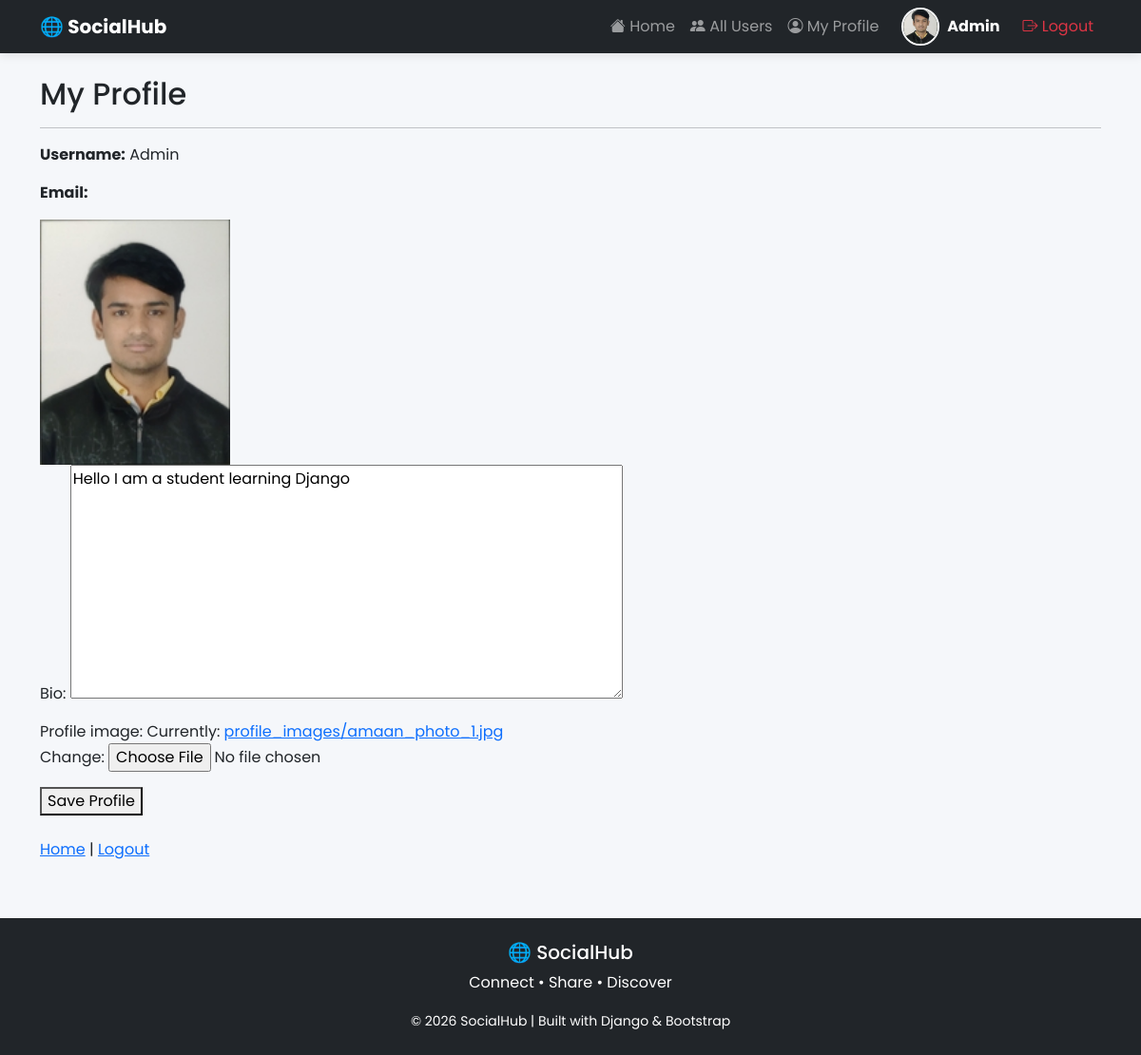
/accounts/profile/ (signed in), run on the app's committed database.
### accounts/models.py (models this page shows, shortened)
class Profile(models.Model):
    user = models.OneToOneField(
        User,
        on_delete=models.CASCADE
    )
    bio = models.TextField(blank=True)
    profile_image = models.ImageField(
        upload_to='profile_images/',
        default='default.png'
    )
    followers = models.ManyToManyField(
        User,
        related_name='following',
        blank=True
    )

### accounts/views.py (the view)
# urls.py: path('profile/', views.profile, name='profile'),
@login_required(login_url='login')
def profile(request):
    profile = request.user.profile
    if request.method == 'POST':
        form = ProfileForm(
            request.POST,
            request.FILES,
            instance=profile
        )
        if form.is_valid():
            form.save()
            messages.success(request, "Profile Updated Successfully")
            return redirect('profile')
    else:
        form = ProfileForm(instance=profile)
    return render(
        request,
        'profile.html',
        {
            'profile': profile,
            'form': form
        }
    )

### accounts/forms.py
class ProfileForm(forms.ModelForm):
    class Meta:
        model = Profile
        fields = ['bio', 'profile_image']

### templates/profile.html (shortened to what this page needs)
{% extends 'base.html' %}
{% block content %}
<h2>My Profile</h2>
<hr>
<p><strong>Username:</strong> {{ request.user.username }}</p>
<p><strong>Email:</strong> {{ request.user.email }}</p>
{% if profile.profile_image and profile.profile_image.name != "default.png" %}
    <img src="{{ profile.profile_image.url }}" width="200" alt="Profile Image">
{% else %}
    <p><strong>No profile image uploaded yet.</strong></p>
{% endif %}
<form method="POST" enctype="multipart/form-data">
    {{ form.as_p }}
    <button type="submit">Save Profile</button>
</form>
<br>
<a href="{% url 'home' %}">Home</a> |
<a href="{% url 'logout' %}">Logout</a>
{% endblock %}

### templates/base.html (shortened to what this page needs)
<!DOCTYPE html>
<html lang="en">
<head>
    <link href="https://cdn.jsdelivr.net/npm/bootstrap@5.3.3/dist/css/bootstrap.min.css" rel="stylesheet">
    <link rel="stylesheet"
          href="https://cdn.jsdelivr.net/npm/bootstrap-icons@1.11.3/font/bootstrap-icons.min.css">
</head>
<body>
<nav class="navbar navbar-expand-lg navbar-dark bg-dark">
<div class="container">
<a class="navbar-brand fw-bold"
href="{% url 'home' %}">
🌐 SocialHub
</a>
<div class="collapse navbar-collapse"
id="navbarNav">
<ul class="navbar-nav ms-auto align-items-center">
{% if request.user.is_authenticated %}
<li class="nav-item">
<a class="nav-link"
href="{% url 'home' %}">
<i class="bi bi-house-fill"></i>
Home
</a>
</li>
<li class="nav-item">
<a class="nav-link"
href="{% url 'users_list' %}">
<i class="bi bi-people-fill"></i>
All Users
</a>
</li>
<li class="nav-item">
<a class="nav-link"
href="{% url 'profile' %}">
<i class="bi bi-person-circle"></i>
My Profile
</a>
</li>
<li class="nav-item d-flex align-items-center ms-3 me-3">
<img src="{{ request.user.profile.profile_image.url }}"
class="rounded-circle border border-2 border-light me-2"
width="40"
height="40"
style="object-fit:cover;">
<span class="text-white fw-bold">
{{ request.user.username }}
</span>
</li>
<li class="nav-item">
<a class="nav-link text-danger"
href="{% url 'logout' %}">
<i class="bi bi-box-arrow-right"></i>
Logout
</a>
</li>
{% endif %}
</ul>
</div>
</div>
</nav>
<div class="container mt-4">
{% block content %}
{% endblock %}
</div>
<footer class="bg-dark text-white">
<div class="container text-center py-4">
<h5>
🌐 SocialHub
</h5>
<p>
Connect • Share • Discover
</p>
<small>
© 2026 SocialHub | Built with Django & Bootstrap
</small>
</div>
</footer>
</body>
</html>

### templates/base.html (style rules this page uses)
body { font-family:'Poppins',sans-serif; background:#f5f7fa; }
.navbar { box-shadow:0 2px 10px rgba(0,0,0,.1); }
footer { margin-top:60px; }

### data on the page
Profile: profile_image (picture), bio "Hello I am a student learning Django"

### other printed values
{{ request.user.username }} "Admin"
